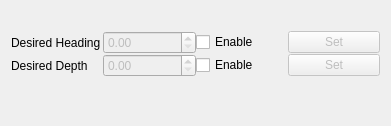
<?xml version="1.0" encoding="UTF-8"?>
<ui version="4.0">
 <class>AutopilotWidget</class>
 <widget class="QWidget" name="AutopilotWidget">
  <property name="enabled">
   <bool>true</bool>
  </property>
  <property name="geometry">
   <rect>
    <x>0</x>
    <y>0</y>
    <width>391</width>
    <height>126</height>
   </rect>
  </property>
  <property name="windowTitle">
   <string>Autopilot</string>
  </property>
  <layout class="QVBoxLayout" name="verticalLayout" stretch="0,1,0">
   <item>
    <layout class="QHBoxLayout" name="horizontalLayout" stretch="1">
     <item>
      <spacer name="horizontalSpacer">
       <property name="orientation">
        <enum>Qt::Horizontal</enum>
       </property>
       <property name="sizeHint" stdset="0">
        <size>
         <width>40</width>
         <height>20</height>
        </size>
       </property>
      </spacer>
     </item>
    </layout>
   </item>
   <item>
    <layout class="QHBoxLayout" name="horizontalLayout_2" stretch="0">
     <property name="spacing">
      <number>0</number>
     </property>
     <item>
      <layout class="QGridLayout" name="gridLayout">
       <item row="3" column="2">
        <widget class="QCheckBox" name="desired_heading_checkbox">
         <property name="text">
          <string>Enable </string>
         </property>
        </widget>
       </item>
       <item row="3" column="0">
        <widget class="QLabel" name="label">
         <property name="text">
          <string>Desired Heading</string>
         </property>
        </widget>
       </item>
       <item row="3" column="1">
        <widget class="QDoubleSpinBox" name="desired_heading_double_spin_box">
         <property name="enabled">
          <bool>false</bool>
         </property>
         <property name="decimals">
          <number>2</number>
         </property>
         <property name="maximum">
          <double>360.000000000000000</double>
         </property>
        </widget>
       </item>
       <item row="6" column="0">
        <widget class="QLabel" name="label_2">
         <property name="text">
          <string>Desired Depth</string>
         </property>
        </widget>
       </item>
       <item row="6" column="1">
        <widget class="QDoubleSpinBox" name="desired_depth_double_spin_box">
         <property name="enabled">
          <bool>false</bool>
         </property>
         <property name="decimals">
          <number>2</number>
         </property>
        </widget>
       </item>
       <item row="6" column="2">
        <widget class="QCheckBox" name="desired_depth_checkbox">
         <property name="text">
          <string>Enable </string>
         </property>
        </widget>
       </item>
       <item row="3" column="3">
        <widget class="QPushButton" name="set_heading_button">
         <property name="enabled">
          <bool>false</bool>
         </property>
         <property name="text">
          <string>Set</string>
         </property>
        </widget>
       </item>
       <item row="6" column="3">
        <widget class="QPushButton" name="set_depth_button">
         <property name="enabled">
          <bool>false</bool>
         </property>
         <property name="text">
          <string>Set</string>
         </property>
        </widget>
       </item>
      </layout>
     </item>
    </layout>
   </item>
   <item>
    <spacer name="verticalSpacer">
     <property name="orientation">
      <enum>Qt::Vertical</enum>
     </property>
     <property name="sizeHint" stdset="0">
      <size>
       <width>20</width>
       <height>0</height>
      </size>
     </property>
    </spacer>
   </item>
  </layout>
 </widget>
 <resources/>
 <connections/>
</ui>
